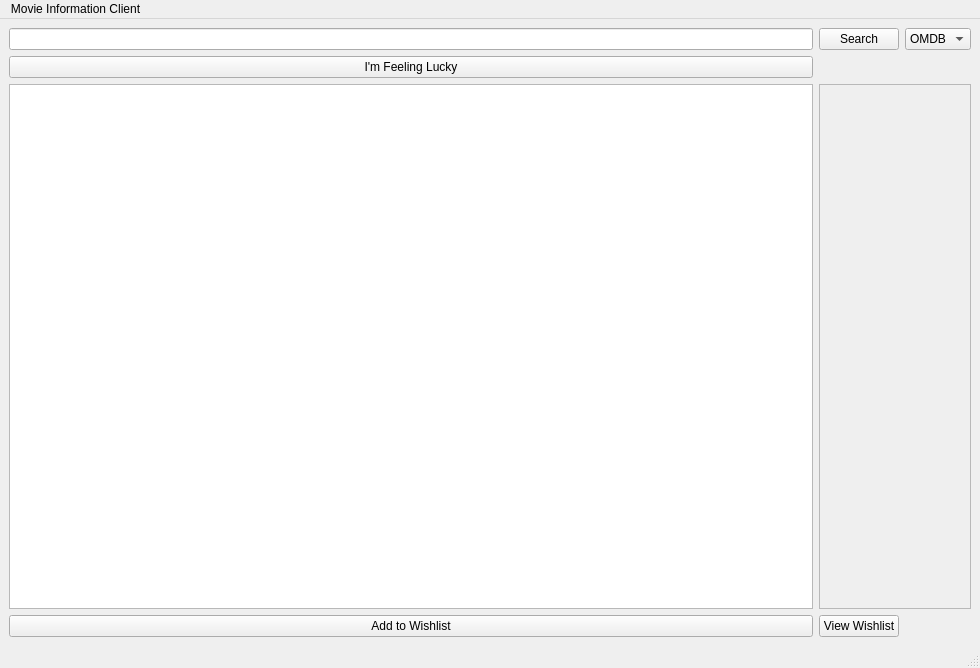
<?xml version="1.0" encoding="UTF-8"?>
<ui version="4.0">
 <class>MainWindow</class>
 <widget class="QMainWindow" name="MainWindow">
  <property name="geometry">
   <rect>
    <x>0</x>
    <y>0</y>
    <width>980</width>
    <height>668</height>
   </rect>
  </property>
  <property name="windowTitle">
   <string>MainWindow</string>
  </property>
  <widget class="QWidget" name="centralwidget">
   <layout class="QGridLayout" name="gridLayout">
    <item row="0" column="2">
     <widget class="QComboBox" name="dbSelector">
      <item>
       <property name="text">
        <string>OMDB</string>
       </property>
      </item>
      <item>
       <property name="text">
        <string>TMDB</string>
       </property>
      </item>
     </widget>
    </item>
    <item row="3" column="0">
     <widget class="QPushButton" name="addWishlist">
      <property name="text">
       <string>Add to Wishlist</string>
      </property>
     </widget>
    </item>
    <item row="2" column="0">
     <layout class="QVBoxLayout" name="verticalLayout">
      <item>
       <widget class="QListWidget" name="infoBox"/>
      </item>
     </layout>
    </item>
    <item row="0" column="0">
     <widget class="QLineEdit" name="searchBox"/>
    </item>
    <item row="0" column="1">
     <widget class="QPushButton" name="searchButton">
      <property name="text">
       <string>Search</string>
      </property>
     </widget>
    </item>
    <item row="3" column="1">
     <widget class="QPushButton" name="viewWishlist">
      <property name="text">
       <string>View Wishlist</string>
      </property>
     </widget>
    </item>
    <item row="1" column="0">
     <widget class="QPushButton" name="randomSearch">
      <property name="text">
       <string>I'm Feeling Lucky</string>
      </property>
     </widget>
    </item>
    <item row="2" column="1" colspan="2">
     <widget class="QFrame" name="pictureFrame">
      <property name="frameShape">
       <enum>QFrame::StyledPanel</enum>
      </property>
      <property name="frameShadow">
       <enum>QFrame::Raised</enum>
      </property>
     </widget>
    </item>
   </layout>
  </widget>
  <widget class="QMenuBar" name="menubar">
   <property name="geometry">
    <rect>
     <x>0</x>
     <y>0</y>
     <width>980</width>
     <height>22</height>
    </rect>
   </property>
   <widget class="QMenu" name="menuMovie_Information_Client">
    <property name="title">
     <string>Movie Information Client</string>
    </property>
   </widget>
   <addaction name="menuMovie_Information_Client"/>
  </widget>
  <widget class="QStatusBar" name="statusbar"/>
 </widget>
 <resources/>
 <connections/>
</ui>
